Frame 1 (no input): blank canvas, image omitted
Frame 60 (the mouse pressed at the canvas centre just before this capture): blank canvas, image omitted
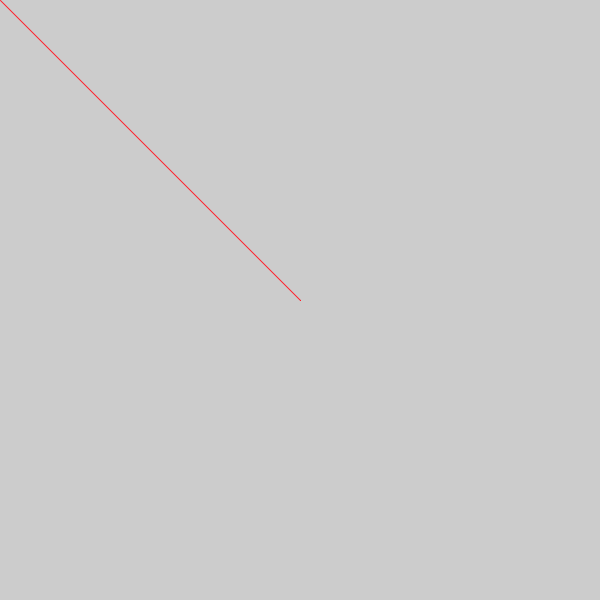
Frame 120 (the mouse held since frame 60 and released just before this capture)

The Processing sketch whose frames 1 and 60 were blank and that drew this single picture after the mouse press (run headless with seeded random() and noise(); from frame 60 on, the mouse is pressed at the canvas centre):

// Processing sketch: sketch_4_5c
// ── sketch_4_5c.pde

void setup() { 
  size(600,600); 
  stroke(255,30,40);
}

void draw() {
if(mousePressed == true){
   line(mouseX, mouseY,
   pmouseX, pmouseY);
   }
}
